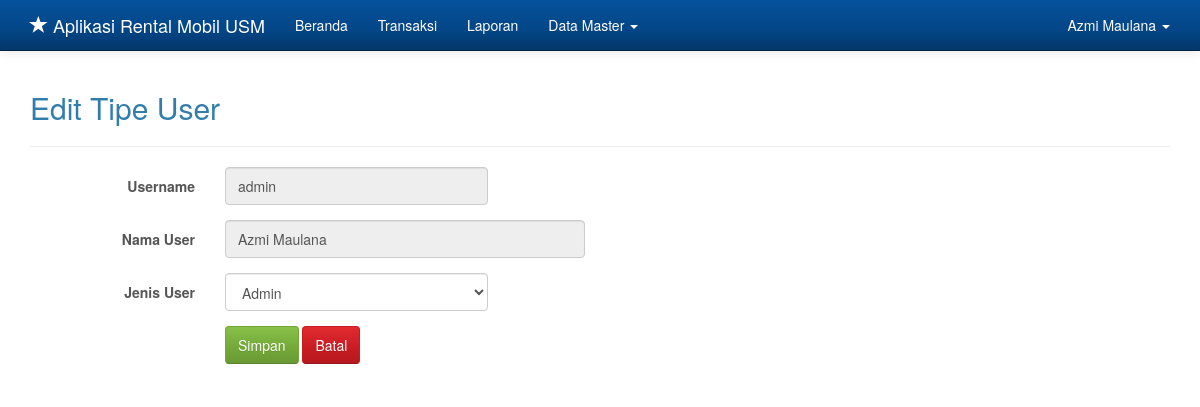
The app's page /admin.php?hlm=user&aksi=edit&id_user=1 (signed in) with its own data.
### tables this page shows
CREATE TABLE `user` (
  `id_user` int(11) NOT NULL,
  `username` varchar(25) NOT NULL,
  `password` varchar(50) NOT NULL,
  `nama` varchar(50) NOT NULL,
  `level` int(11) NOT NULL
);

### content/user/userEdit.php (the view, shortened to what this page needs)
<?php
if(empty( $_SESSION['id_user'])){
	$_SESSION['err'] = '<strong>ERROR!</strong> Anda harus login terlebih dahulu.';
	header('Location: ./');
	die();
}
else {
	if(isset($_REQUEST['submit'])){
        $id_user = $_REQUEST['id_user'];
		$level = $_REQUEST['cobLevel'];
        if($id_user == 1){
            header("location: ./admin.php?hlm=user");
            die();
        }
		$sql = mysqli_query($koneksi, "UPDATE user SET level='$level' WHERE id_user='$id_user'");
		if($sql == true){
			header('Location: ./admin.php?hlm=user');
			die();
		} else {
			echo 'ERROR! Periksa penulisan querynya.';
		}
	}
	else {
		$id_user = $_REQUEST['id_user'];
		$sql = mysqli_query($koneksi, "SELECT * FROM user WHERE id_user='$id_user'");
		while($row = mysqli_fetch_array($sql)){
?>
<h2>Edit Tipe User</h2>
<hr>
<form method="post" action="" class="form-horizontal" role="form">
	<div class="form-group">
		<label for="username" class="col-sm-2 control-label">Username</label>
		<div class="col-sm-3">
			<input type="text" class="form-control" id="username" value="<?php echo $row['username']; ?>" name="username" placeholder="Username" readonly>
		</div>
	</div>
	<div class="form-group">
		<label for="nama" class="col-sm-2 control-label">Nama User</label>
		<div class="col-sm-4">
			<input type="text" class="form-control" id="nama" value="<?php echo $row['nama']; ?>" name="txtNama" placeholder="Nama User" readonly>
		</div>
	</div>
	<div class="form-group">
		<label for="jenis" class="col-sm-2 control-label">Jenis User</label>
		<div class="col-sm-3">
			<select name="cobLevel" class="form-control" required>
				<option value="<?php echo $row['level']?>">
				<?php
					$level = $row['level'];
					if($level == 1){
						echo 'Admin';
					} else {
						echo 'User';
					}
				?>
				</option>
			</select>
		</div>
	</div>
	<div class="form-group">
		<div class="col-sm-offset-2 col-sm-10">
			<button type="submit" name="submit" class="btn btn-success">Simpan</button>
			<a href="./admin.php?hlm=user" class="btn btn-danger">Batal</a>
		</div>
	</div>
</form>
<?php
    }
	}
}
?>

### admin.php (style rules this page uses)
body { min-height: 200px; padding-top: 70px; }

### records on screen
user: username "admin", txtNama "Azmi Maulana", cobLevel "Admin"

### other values on screen
$_SESSION['nama'] "Azmi Maulana"
